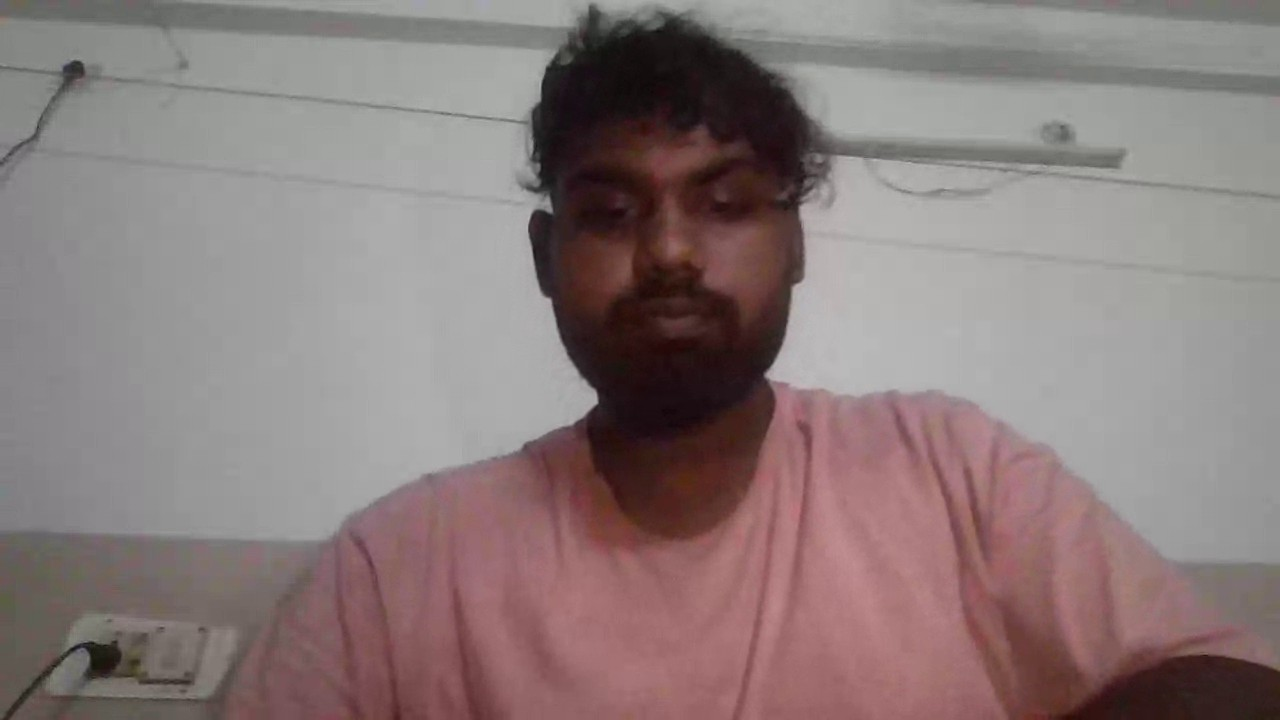
#> input picture ByteBuilders/AI_Offline_Proctoring_Training/data/frames/1c0596d1_input_video_d3c5d5f2/frame_000001.jpg, 1280 x 720 px
$ python -i eye_movement.py   (imports and definitions only)
#> lines starting #> are read from the running program, lines starting #| are printed output that depends on the picture; after the words box and inside, x2 and y2 are one past the last pixel; in counts of white or black regions, pixels touching at a corner belong together
"""
detection/eye_movement.py
---------------------------
Detects eye gaze direction (looking away from screen) using facial landmarks.

Strategy (with graceful fallbacks):
  1. Try MediaPipe Face Mesh (best accuracy, optional dependency)
  2. Fall back to OpenCV + dlib facial landmarks if MediaPipe unavailable
  3. Final fallback: return a "cannot determine" result so the pipeline
     never hard-fails on a missing dependency

Returns a dict: { "looking_away": bool, "direction": str, "confidence": float }
"""
from __future__ import annotations

import logging

import cv2
import numpy as np

logger = logging.getLogger(__name__)


def _estimate_gaze_ratio(
    eye_region: np.ndarray, threshold: float = 0.3
) -> tuple[float, str]:
    """
    Simple iris position estimator based on pixel intensity within the eye region.
    White sclera pixels are lighter than the iris/pupil.
    Returns (gaze_ratio, direction_hint).
    """
    gray = cv2.cvtColor(eye_region, cv2.COLOR_BGR2GRAY) if len(eye_region.shape) == 3 else eye_region
    _, threshold_eye = cv2.threshold(gray, 70, 255, cv2.THRESH_BINARY)
    h, w = threshold_eye.shape
    if w == 0 or h == 0:
        return 0.5, "center"
    left_side  = threshold_eye[:, : w // 2]
    right_side = threshold_eye[:, w // 2 :]
    left_white  = cv2.countNonZero(left_side)
    right_white = cv2.countNonZero(right_side)
    total = left_white + right_white
    if total == 0:
        return 0.5, "center"
    ratio = left_white / total  # high ratio → pupil is on the right side → looking left
    if ratio < 0.3:
        return 1.0 - ratio, "right"
    elif ratio > 0.7:
        return ratio, "left"
    else:
        return 0.1, "center"


def detect_gaze_opencv(image_path: str) -> dict:
    """
    OpenCV Haar-cascade based gaze detection (fallback).
    Detects faces + eye regions, estimates if student is looking away.
    """
    img = cv2.imread(image_path)
#> img is the input picture: shape (720, 1280, 3); mean B, G, R 122.3, 123, 137.6
    if img is None:
        return {"looking_away": False, "direction": "unknown", "confidence": 0.0}

    gray = cv2.cvtColor(img, cv2.COLOR_BGR2GRAY)
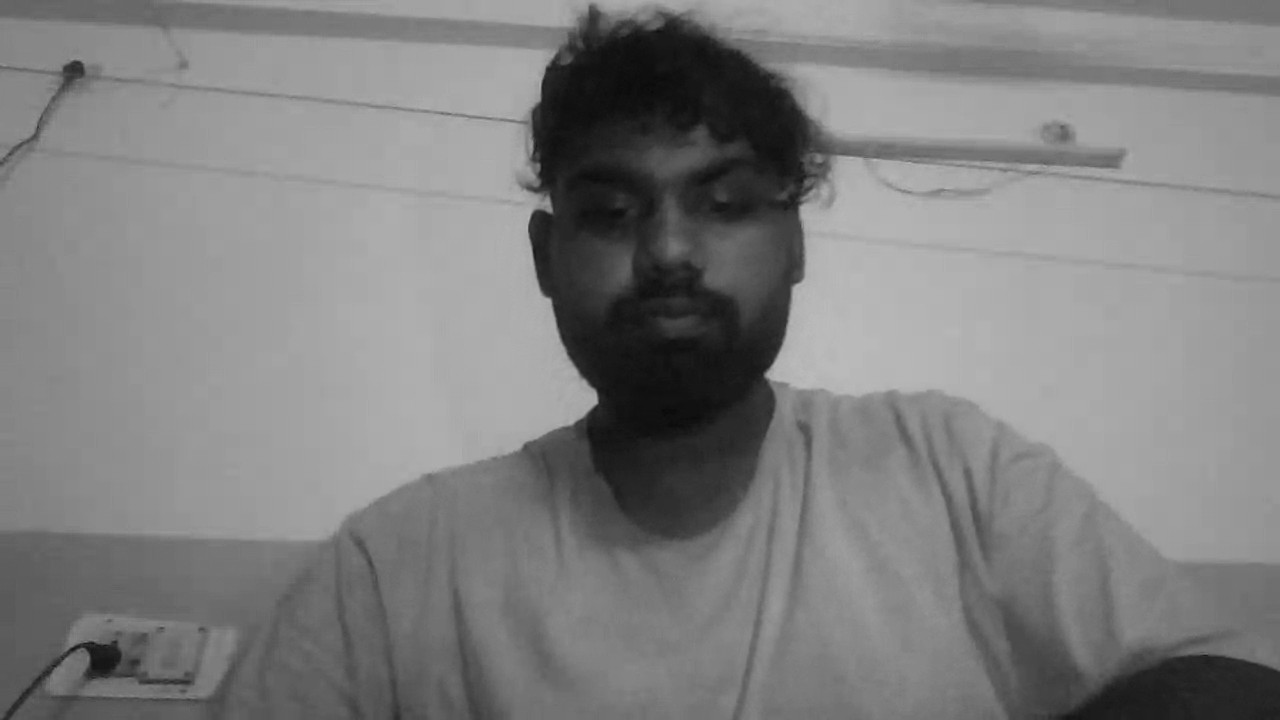
#> gray: shape (720, 1280); min 8, max 188, mean 127.3
    face_cascade = cv2.CascadeClassifier(cv2.data.haarcascades + "haarcascade_frontalface_default.xml")
    eye_cascade  = cv2.CascadeClassifier(cv2.data.haarcascades + "haarcascade_eye.xml")

    faces = face_cascade.detectMultiScale(gray, 1.1, 5, minSize=(80, 80))
#> faces = [[524, 93, 291, 291]]
    if len(faces) == 0:
        return {"looking_away": False, "direction": "unknown", "confidence": 0.0}

    # Process the largest face
    x, y, w, h = sorted(faces, key=lambda f: f[2] * f[3], reverse=True)[0]
#> x = 524; y = 93; w = 291; h = 291
    face_gray = gray[y: y + h, x: x + w]
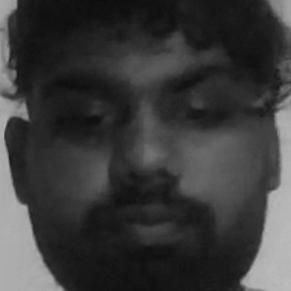
#> face_gray: shape (291, 291); min 12, max 188, mean 58.2
    face_img  = img[y: y + h, x: x + w]
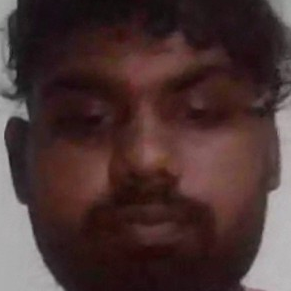
#> face_img: shape (291, 291, 3); mean B, G, R 50.9, 51.8, 73.5
    eyes = eye_cascade.detectMultiScale(face_gray, 1.1, 10, minSize=(20, 20))
#> eyes = [[43, 77, 85, 85]]

    gaze_ratios = []
    direction = "center"
    for (ex, ey, ew, eh) in eyes[:2]:
        eye_img = face_img[ey: ey + eh, ex: ex + ew]
        ratio, dir_hint = _estimate_gaze_ratio(eye_img)
        gaze_ratios.append(ratio)
        direction = dir_hint
#> this loop made 1 pass
#> (ex, ey, ew, eh, h in _estimate_gaze_ratio, w in _estimate_gaze_ratio, left_white in _estimate_gaze_ratio, right_white in _estimate_gaze_ratio) on pass 1: (43, 77, 85, 85, 85, 85, 0, 98)
#> pass 1, in detect_gaze_opencv, `eye_img = face_img[ey: ey + eh, ex: ex + ew]`:
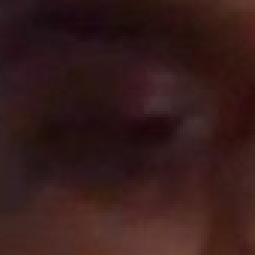
#> eye_img: shape (85, 85, 3) (shown 3 times larger); mean B, G, R 26.5, 27.4, 53.9
#> pass 1, in _estimate_gaze_ratio, `gray = cv2.cvtColor(eye_region, cv2.COLOR_BGR2GRAY) if len(eye_region...`:
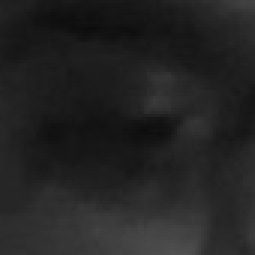
#> gray: shape (85, 85) (shown 3 times larger); min 12, max 80, mean 35.3
#> pass 1, in _estimate_gaze_ratio, `_, threshold_eye = cv2.threshold(gray, 70, 255, cv2.THRESH_BINARY)`:
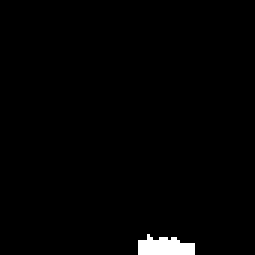
#> threshold_eye: shape (85, 85) (shown 3 times larger); 1.4% white; 1 white region, box (x1, y1, x2, y2) and area: (46, 78, 65, 85) 98
#> after the loop, gaze_ratios = [1]

    if not gaze_ratios:
        return {"looking_away": False, "direction": "center", "confidence": 0.1}

    avg_ratio = float(np.mean(gaze_ratios))
#> avg_ratio = 1
    looking_away = avg_ratio > 0.65
#> looking_away = True
    confidence = min(1.0, avg_ratio)
#> confidence = 1

    return {
        "looking_away": looking_away,
        "direction": direction,
        "confidence": round(confidence, 3),
    }


# [82 lines left out: functions detect_gaze_mediapipe, detect_gaze, not called in this run]

>>> result = detect_gaze_opencv('../../ByteBuilders/AI_Offline_Proctoring_Training/data/frames/1c0596d1_input_video_d3c5d5f2/frame_000001.jpg')
#> result = {'looking_away': True, 'direction': 'right', 'confidence': 1}
